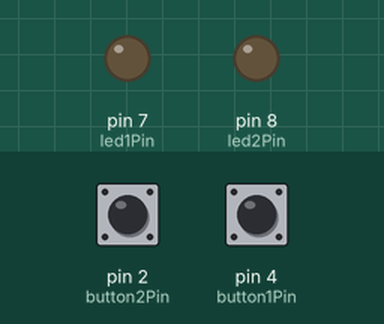
Recording of a sketch running on a simulated Arduino Uno, built with avr-gcc and run on an emulated ATmega328P. Shown: output pins drawn as LEDs (lit = HIGH). Dashed ring = blinking. The test bench sets the inputs (shaded band); at power-on: pin 2 (button2Pin) LOW, pin 4 (button1Pin) LOW.

Above: at 1.2 s.
1.3 s: pin 2 (button2Pin) pulled HIGH for 0.15 s
At 2.2 s:
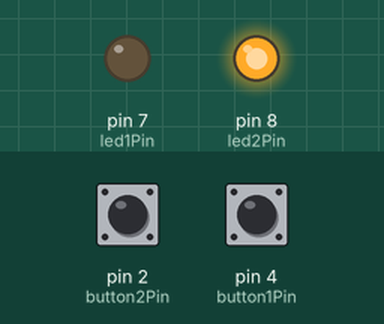
2.9 s: pin 4 (button1Pin) pulled HIGH for 1 s
At 3.11 s:
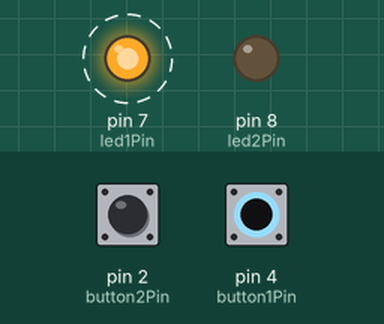
5.9 s: pin 4 (button1Pin) pulled HIGH for 0.15 s
At 6.9 s:
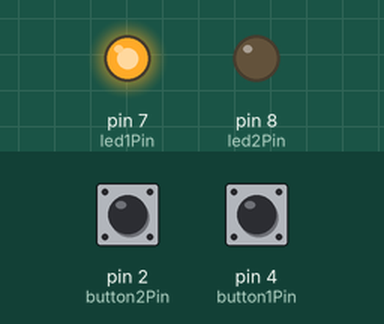
7.5 s: pin 4 (button1Pin) pulled HIGH for 3.2 s
At 7.66 s:
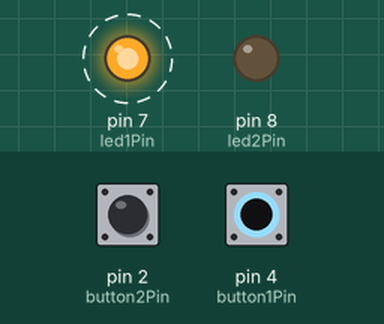
Timing chart, 0 to 12.2 s (numbered marks = the images above; inputs shaded):
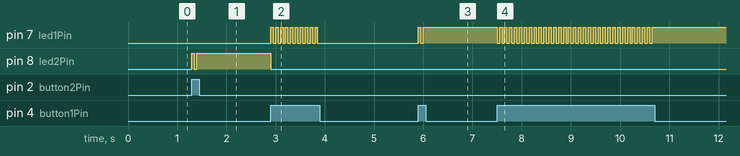

Measured:
- after the input at 1.3 s, pin 8 (led2Pin): LOW → HIGH at once, → LOW 0.05 s later, → HIGH 0.05 s later
- after the input at 2.9 s, pin 7 (led1Pin): alternates HIGH for 0.05 s and LOW for 0.05 s, 20 changes in all, then stays LOW, starting at once; pin 8 (led2Pin): HIGH → LOW at once
- after the input at 5.9 s, pin 7 (led1Pin): LOW → HIGH at once, → LOW 0.05 s later, → HIGH 0.05 s later
- after the input at 7.5 s, pin 7 (led1Pin): alternates HIGH for 0.05 s and LOW for 0.05 s, 64 changes in all, then stays HIGH, starting at once

The sketch:

week9_buttons_for_hats_copy_20231129192316.ino
```cpp
const int button1Pin = 4;  // the pin number for the first button
const int button2Pin = 2;  // the pin number for the second button
const int led1Pin = 7;     // the pin number for the first LED
const int led2Pin = 8;     // the pin number for the second LED

int button1State = 0;      // variable to store the state of the first button (LOW or HIGH)
int button2State = 0;      // variable to store the state of the second button (LOW or HIGH)
int led1State = LOW;       // variable to store the current state of the first LED
int led2State = LOW;       // variable to store the current state of the second LED

void setup() {
  pinMode(button1Pin, INPUT);
  pinMode(button2Pin, INPUT);
  pinMode(led1Pin, OUTPUT);
  pinMode(led2Pin, OUTPUT);
}

void loop() {
  // read the state of the first button
  button1State = digitalRead(button1Pin);

  // check if the first button is pressed
  if (button1State == HIGH) {
    // toggle the state of the first LED
    led1State = !led1State;

    // turn off the second LED
    led2State = LOW;

    // update the LEDs based on the current state
    digitalWrite(led1Pin, led1State);
    digitalWrite(led2Pin, led2State);

    // wait for a short time to debounce the button
    delay(50);
  }

  // read the state of the second button
  button2State = digitalRead(button2Pin);

  // check if the second button is pressed
  if (button2State == HIGH) {
    // toggle the state of the second LED
    led2State = !led2State;

    // turn off the first LED
    led1State = LOW;

    // update the LEDs based on the current state
    digitalWrite(led1Pin, led1State);
    digitalWrite(led2Pin, led2State);

    // wait for a short time to debounce the button
    delay(50);
  }
}
```
